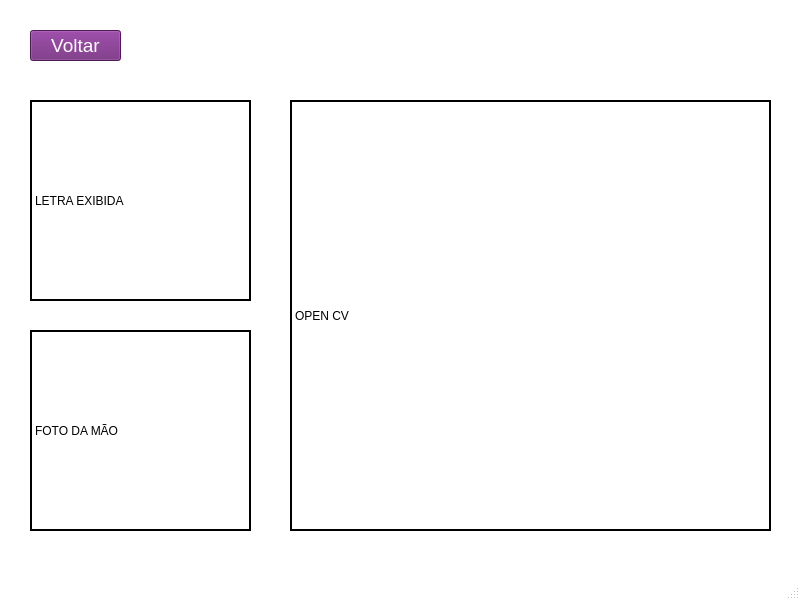
<?xml version="1.0" encoding="UTF-8"?>
<ui version="4.0">
 <class>Janela2</class>
 <widget class="QMainWindow" name="Janela2">
  <property name="geometry">
   <rect>
    <x>0</x>
    <y>0</y>
    <width>800</width>
    <height>600</height>
   </rect>
  </property>
  <property name="sizePolicy">
   <sizepolicy hsizetype="Fixed" vsizetype="Fixed">
    <horstretch>0</horstretch>
    <verstretch>0</verstretch>
   </sizepolicy>
  </property>
  <property name="minimumSize">
   <size>
    <width>800</width>
    <height>600</height>
   </size>
  </property>
  <property name="maximumSize">
   <size>
    <width>800</width>
    <height>600</height>
   </size>
  </property>
  <property name="palette">
   <palette>
    <active>
     <colorrole role="WindowText">
      <brush brushstyle="SolidPattern">
       <color alpha="255">
        <red>0</red>
        <green>0</green>
        <blue>0</blue>
       </color>
      </brush>
     </colorrole>
     <colorrole role="Button">
      <brush brushstyle="SolidPattern">
       <color alpha="255">
        <red>255</red>
        <green>255</green>
        <blue>255</blue>
       </color>
      </brush>
     </colorrole>
     <colorrole role="Light">
      <brush brushstyle="SolidPattern">
       <color alpha="255">
        <red>255</red>
        <green>255</green>
        <blue>255</blue>
       </color>
      </brush>
     </colorrole>
     <colorrole role="Midlight">
      <brush brushstyle="SolidPattern">
       <color alpha="255">
        <red>255</red>
        <green>255</green>
        <blue>255</blue>
       </color>
      </brush>
     </colorrole>
     <colorrole role="Dark">
      <brush brushstyle="SolidPattern">
       <color alpha="255">
        <red>127</red>
        <green>127</green>
        <blue>127</blue>
       </color>
      </brush>
     </colorrole>
     <colorrole role="Mid">
      <brush brushstyle="SolidPattern">
       <color alpha="255">
        <red>170</red>
        <green>170</green>
        <blue>170</blue>
       </color>
      </brush>
     </colorrole>
     <colorrole role="Text">
      <brush brushstyle="SolidPattern">
       <color alpha="255">
        <red>0</red>
        <green>0</green>
        <blue>0</blue>
       </color>
      </brush>
     </colorrole>
     <colorrole role="BrightText">
      <brush brushstyle="SolidPattern">
       <color alpha="255">
        <red>255</red>
        <green>255</green>
        <blue>255</blue>
       </color>
      </brush>
     </colorrole>
     <colorrole role="ButtonText">
      <brush brushstyle="SolidPattern">
       <color alpha="255">
        <red>0</red>
        <green>0</green>
        <blue>0</blue>
       </color>
      </brush>
     </colorrole>
     <colorrole role="Base">
      <brush brushstyle="SolidPattern">
       <color alpha="255">
        <red>255</red>
        <green>255</green>
        <blue>255</blue>
       </color>
      </brush>
     </colorrole>
     <colorrole role="Window">
      <brush brushstyle="SolidPattern">
       <color alpha="255">
        <red>255</red>
        <green>255</green>
        <blue>255</blue>
       </color>
      </brush>
     </colorrole>
     <colorrole role="Shadow">
      <brush brushstyle="SolidPattern">
       <color alpha="255">
        <red>0</red>
        <green>0</green>
        <blue>0</blue>
       </color>
      </brush>
     </colorrole>
     <colorrole role="AlternateBase">
      <brush brushstyle="SolidPattern">
       <color alpha="255">
        <red>255</red>
        <green>255</green>
        <blue>255</blue>
       </color>
      </brush>
     </colorrole>
     <colorrole role="ToolTipBase">
      <brush brushstyle="SolidPattern">
       <color alpha="255">
        <red>255</red>
        <green>255</green>
        <blue>220</blue>
       </color>
      </brush>
     </colorrole>
     <colorrole role="ToolTipText">
      <brush brushstyle="SolidPattern">
       <color alpha="255">
        <red>0</red>
        <green>0</green>
        <blue>0</blue>
       </color>
      </brush>
     </colorrole>
     <colorrole role="PlaceholderText">
      <brush brushstyle="SolidPattern">
       <color alpha="128">
        <red>0</red>
        <green>0</green>
        <blue>0</blue>
       </color>
      </brush>
     </colorrole>
    </active>
    <inactive>
     <colorrole role="WindowText">
      <brush brushstyle="SolidPattern">
       <color alpha="255">
        <red>0</red>
        <green>0</green>
        <blue>0</blue>
       </color>
      </brush>
     </colorrole>
     <colorrole role="Button">
      <brush brushstyle="SolidPattern">
       <color alpha="255">
        <red>255</red>
        <green>255</green>
        <blue>255</blue>
       </color>
      </brush>
     </colorrole>
     <colorrole role="Light">
      <brush brushstyle="SolidPattern">
       <color alpha="255">
        <red>255</red>
        <green>255</green>
        <blue>255</blue>
       </color>
      </brush>
     </colorrole>
     <colorrole role="Midlight">
      <brush brushstyle="SolidPattern">
       <color alpha="255">
        <red>255</red>
        <green>255</green>
        <blue>255</blue>
       </color>
      </brush>
     </colorrole>
     <colorrole role="Dark">
      <brush brushstyle="SolidPattern">
       <color alpha="255">
        <red>127</red>
        <green>127</green>
        <blue>127</blue>
       </color>
      </brush>
     </colorrole>
     <colorrole role="Mid">
      <brush brushstyle="SolidPattern">
       <color alpha="255">
        <red>170</red>
        <green>170</green>
        <blue>170</blue>
       </color>
      </brush>
     </colorrole>
     <colorrole role="Text">
      <brush brushstyle="SolidPattern">
       <color alpha="255">
        <red>0</red>
        <green>0</green>
        <blue>0</blue>
       </color>
      </brush>
     </colorrole>
     <colorrole role="BrightText">
      <brush brushstyle="SolidPattern">
       <color alpha="255">
        <red>255</red>
        <green>255</green>
        <blue>255</blue>
       </color>
      </brush>
     </colorrole>
     <colorrole role="ButtonText">
      <brush brushstyle="SolidPattern">
       <color alpha="255">
        <red>0</red>
        <green>0</green>
        <blue>0</blue>
       </color>
      </brush>
     </colorrole>
     <colorrole role="Base">
      <brush brushstyle="SolidPattern">
       <color alpha="255">
        <red>255</red>
        <green>255</green>
        <blue>255</blue>
       </color>
      </brush>
     </colorrole>
     <colorrole role="Window">
      <brush brushstyle="SolidPattern">
       <color alpha="255">
        <red>255</red>
        <green>255</green>
        <blue>255</blue>
       </color>
      </brush>
     </colorrole>
     <colorrole role="Shadow">
      <brush brushstyle="SolidPattern">
       <color alpha="255">
        <red>0</red>
        <green>0</green>
        <blue>0</blue>
       </color>
      </brush>
     </colorrole>
     <colorrole role="AlternateBase">
      <brush brushstyle="SolidPattern">
       <color alpha="255">
        <red>255</red>
        <green>255</green>
        <blue>255</blue>
       </color>
      </brush>
     </colorrole>
     <colorrole role="ToolTipBase">
      <brush brushstyle="SolidPattern">
       <color alpha="255">
        <red>255</red>
        <green>255</green>
        <blue>220</blue>
       </color>
      </brush>
     </colorrole>
     <colorrole role="ToolTipText">
      <brush brushstyle="SolidPattern">
       <color alpha="255">
        <red>0</red>
        <green>0</green>
        <blue>0</blue>
       </color>
      </brush>
     </colorrole>
     <colorrole role="PlaceholderText">
      <brush brushstyle="SolidPattern">
       <color alpha="128">
        <red>0</red>
        <green>0</green>
        <blue>0</blue>
       </color>
      </brush>
     </colorrole>
    </inactive>
    <disabled>
     <colorrole role="WindowText">
      <brush brushstyle="SolidPattern">
       <color alpha="255">
        <red>127</red>
        <green>127</green>
        <blue>127</blue>
       </color>
      </brush>
     </colorrole>
     <colorrole role="Button">
      <brush brushstyle="SolidPattern">
       <color alpha="255">
        <red>255</red>
        <green>255</green>
        <blue>255</blue>
       </color>
      </brush>
     </colorrole>
     <colorrole role="Light">
      <brush brushstyle="SolidPattern">
       <color alpha="255">
        <red>255</red>
        <green>255</green>
        <blue>255</blue>
       </color>
      </brush>
     </colorrole>
     <colorrole role="Midlight">
      <brush brushstyle="SolidPattern">
       <color alpha="255">
        <red>255</red>
        <green>255</green>
        <blue>255</blue>
       </color>
      </brush>
     </colorrole>
     <colorrole role="Dark">
      <brush brushstyle="SolidPattern">
       <color alpha="255">
        <red>127</red>
        <green>127</green>
        <blue>127</blue>
       </color>
      </brush>
     </colorrole>
     <colorrole role="Mid">
      <brush brushstyle="SolidPattern">
       <color alpha="255">
        <red>170</red>
        <green>170</green>
        <blue>170</blue>
       </color>
      </brush>
     </colorrole>
     <colorrole role="Text">
      <brush brushstyle="SolidPattern">
       <color alpha="255">
        <red>127</red>
        <green>127</green>
        <blue>127</blue>
       </color>
      </brush>
     </colorrole>
     <colorrole role="BrightText">
      <brush brushstyle="SolidPattern">
       <color alpha="255">
        <red>255</red>
        <green>255</green>
        <blue>255</blue>
       </color>
      </brush>
     </colorrole>
     <colorrole role="ButtonText">
      <brush brushstyle="SolidPattern">
       <color alpha="255">
        <red>127</red>
        <green>127</green>
        <blue>127</blue>
       </color>
      </brush>
     </colorrole>
     <colorrole role="Base">
      <brush brushstyle="SolidPattern">
       <color alpha="255">
        <red>255</red>
        <green>255</green>
        <blue>255</blue>
       </color>
      </brush>
     </colorrole>
     <colorrole role="Window">
      <brush brushstyle="SolidPattern">
       <color alpha="255">
        <red>255</red>
        <green>255</green>
        <blue>255</blue>
       </color>
      </brush>
     </colorrole>
     <colorrole role="Shadow">
      <brush brushstyle="SolidPattern">
       <color alpha="255">
        <red>0</red>
        <green>0</green>
        <blue>0</blue>
       </color>
      </brush>
     </colorrole>
     <colorrole role="AlternateBase">
      <brush brushstyle="SolidPattern">
       <color alpha="255">
        <red>255</red>
        <green>255</green>
        <blue>255</blue>
       </color>
      </brush>
     </colorrole>
     <colorrole role="ToolTipBase">
      <brush brushstyle="SolidPattern">
       <color alpha="255">
        <red>255</red>
        <green>255</green>
        <blue>220</blue>
       </color>
      </brush>
     </colorrole>
     <colorrole role="ToolTipText">
      <brush brushstyle="SolidPattern">
       <color alpha="255">
        <red>0</red>
        <green>0</green>
        <blue>0</blue>
       </color>
      </brush>
     </colorrole>
     <colorrole role="PlaceholderText">
      <brush brushstyle="SolidPattern">
       <color alpha="128">
        <red>0</red>
        <green>0</green>
        <blue>0</blue>
       </color>
      </brush>
     </colorrole>
    </disabled>
   </palette>
  </property>
  <property name="windowTitle">
   <string>MainWindow</string>
  </property>
  <widget class="QWidget" name="centralwidget">
   <widget class="QPushButton" name="start_button">
    <property name="geometry">
     <rect>
      <x>30</x>
      <y>30</y>
      <width>91</width>
      <height>31</height>
     </rect>
    </property>
    <property name="font">
     <font>
      <pointsize>14</pointsize>
     </font>
    </property>
    <property name="styleSheet">
     <string notr="true">background-color: rgb(112, 35, 123);
color: rgb(255, 255, 255);</string>
    </property>
    <property name="text">
     <string>Voltar</string>
    </property>
   </widget>
   <widget class="QLabel" name="label">
    <property name="geometry">
     <rect>
      <x>290</x>
      <y>100</y>
      <width>481</width>
      <height>431</height>
     </rect>
    </property>
    <property name="frameShape">
     <enum>QFrame::WinPanel</enum>
    </property>
    <property name="frameShadow">
     <enum>QFrame::Plain</enum>
    </property>
    <property name="lineWidth">
     <number>4</number>
    </property>
    <property name="text">
     <string>OPEN CV</string>
    </property>
   </widget>
   <widget class="QLabel" name="label_2">
    <property name="geometry">
     <rect>
      <x>30</x>
      <y>100</y>
      <width>221</width>
      <height>201</height>
     </rect>
    </property>
    <property name="frameShape">
     <enum>QFrame::WinPanel</enum>
    </property>
    <property name="frameShadow">
     <enum>QFrame::Plain</enum>
    </property>
    <property name="lineWidth">
     <number>4</number>
    </property>
    <property name="text">
     <string>LETRA EXIBIDA</string>
    </property>
   </widget>
   <widget class="QLabel" name="label_3">
    <property name="geometry">
     <rect>
      <x>30</x>
      <y>330</y>
      <width>221</width>
      <height>201</height>
     </rect>
    </property>
    <property name="frameShape">
     <enum>QFrame::WinPanel</enum>
    </property>
    <property name="frameShadow">
     <enum>QFrame::Plain</enum>
    </property>
    <property name="lineWidth">
     <number>4</number>
    </property>
    <property name="text">
     <string>FOTO DA MÃO</string>
    </property>
   </widget>
  </widget>
  <widget class="QMenuBar" name="menubar">
   <property name="geometry">
    <rect>
     <x>0</x>
     <y>0</y>
     <width>800</width>
     <height>20</height>
    </rect>
   </property>
  </widget>
  <widget class="QStatusBar" name="statusbar"/>
 </widget>
 <resources/>
 <connections/>
</ui>
